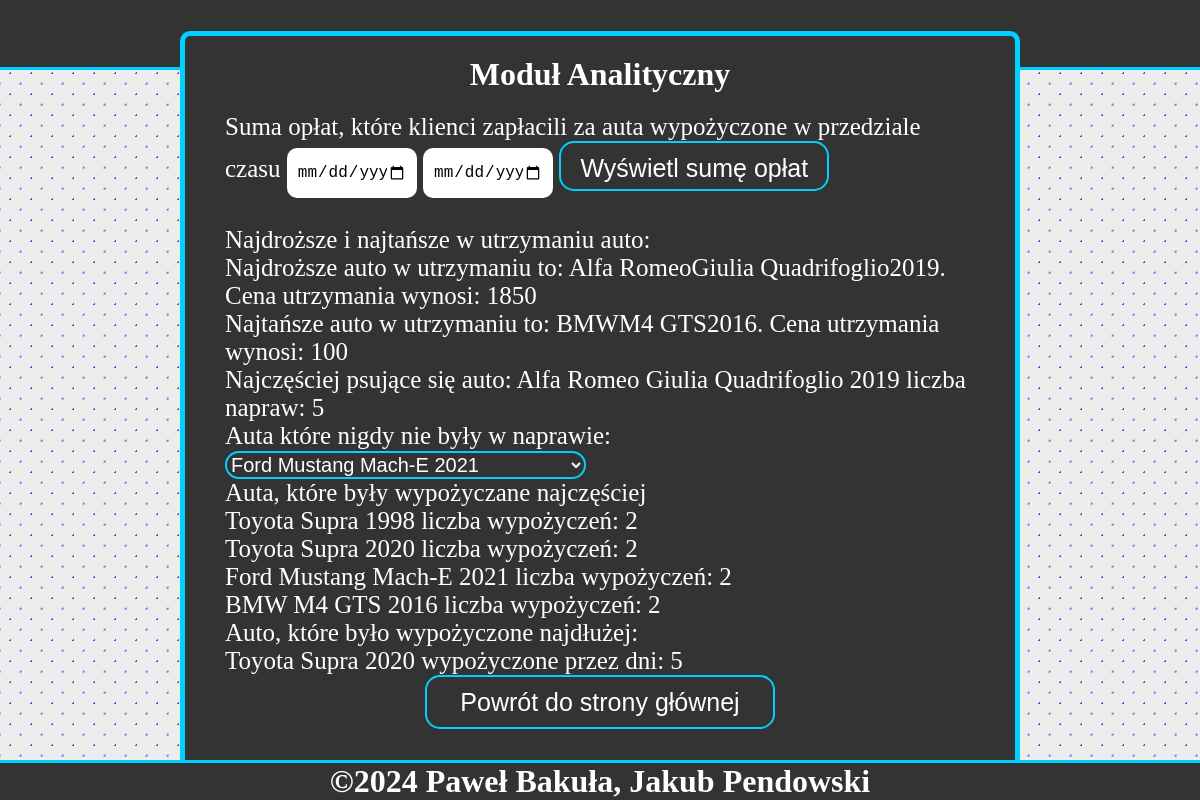
The app's page /modulanalityczny.php with its own data.
### tables this page shows
CREATE TABLE `marki` (
  `id_marka` int(11) NOT NULL,
  `Marka_nazwa` varchar(255) NOT NULL
);

CREATE TABLE `modele` (
  `id_model` int(11) NOT NULL,
  `Model_nazwa` varchar(255) NOT NULL,
  `id_marka` int(11) NOT NULL,
  `Model_rocznik` varchar(10) NOT NULL,
  `Model_pojemnosc_silnika` float DEFAULT NULL
);

CREATE TABLE `auta` (
  `id_auta` int(11) NOT NULL,
  `auto_vin` varchar(20) NOT NULL,
  `auto_kolor` varchar(50) DEFAULT NULL,
  `auto_stan` varchar(50) NOT NULL,
  `wypozyczenie_cena_na_dzien` int(11) NOT NULL,
  `id_model` int(11) NOT NULL
);

### modulanalityczny.php (the view, shortened to what this page needs)
<?php include("polaczenie_z_baza_danych.php"); ?>
<!DOCTYPE html>
<html>
<head>
    <link rel="stylesheet"  type="text/css" href="modul.css?v=1">
</head>
<body>
<header>
        <div class="container">
            <h1>Wypożyczalnia samochodów X-CARS</h1>
        </div>
</header>
<div class="centerdiv">
    <h1>Moduł Analityczny</h1>
    <div class="costma">
        <label>Suma opłat, które klienci zapłacili za auta wypożyczone w przedziale czasu</label>
        <input type="date" id="start_date" name="start_date" class="date">
        <input type="date" id="end_date" name="end_date" class="date">
        <button type="button" onclick="myfunc2()" class="button">Wyświetl sumę opłat</button>
         <br>
        <br>
        <label>Najdroższe i najtańsze w utrzymaniu auto:</label>
        <br>
        <label><?php
        $sql="WITH SumaKosztow AS (
    SELECT s.id_auta, SUM(u.Koszt_usterki) AS Suma_kosztów
    FROM serwisy s
    JOIN usterki u ON s.id_usterki = u.id_usterki
    GROUP BY s.id_auta)
SELECT id_auta, Suma_kosztów
FROM SumaKosztow
WHERE Suma_kosztów = (
SELECT MAX(Suma_kosztów)
FROM SumaKosztow);";
        $result = $conn->query($sql);
        if ($result->num_rows > 0) {
            while($row = $result->fetch_assoc()) {
        $id_max_car = $row["id_auta"];
        $suma_max=$row["Suma_kosztów"];
            }
        }
        $sql="WITH SumaKosztow AS ( SELECT s.id_auta, SUM(u.Koszt_usterki) AS Suma_kosztów FROM serwisy s JOIN usterki u ON s.id_usterki = u.id_usterki GROUP BY s.id_auta ) SELECT id_auta, Suma_kosztów FROM SumaKosztow WHERE Suma_kosztów = ( SELECT MIN(Suma_kosztów) FROM SumaKosztow ); " ;
        $result = $conn->query($sql);
        if ($result->num_rows > 0) {
            while($row = $result->fetch_assoc()) {
        $id_min_car = $row["id_auta"];
        $suma_min=$row["Suma_kosztów"];
            }
        }
        $sql="SELECT Auta.id_auta, Modele.Model_nazwa, Marki.Marka_nazwa, Modele.Model_rocznik
        FROM (Marki INNER JOIN Modele ON Marki.id_marka = Modele.id_marka)
        INNER JOIN Auta ON Modele.id_model = Auta.id_model WHERE (((Auta.id_auta)='$id_max_car') AND ((Modele.id_model)=Auta.id_model)
        AND ((Modele.id_marka)=Marki.id_marka)); " ;
        $result = $conn->query($sql);
        if ($result->num_rows > 0) {
            while($row = $result->fetch_assoc()) {
       echo '<label>Najdroższe auto w utrzymaniu to: '.$row["Marka_nazwa"].$row["Model_nazwa"].$row["Model_rocznik"].'. Cena utrzymania wynosi: '.$suma_max.'</label><br>';
            }
        }
        $sql="SELECT Auta.id_auta, Modele.Model_nazwa, Marki.Marka_nazwa, Modele.Model_rocznik
        FROM (Marki INNER JOIN Modele ON Marki.id_marka = Modele.id_marka)
        INNER JOIN Auta ON Modele.id_model = Auta.id_model WHERE (((Auta.id_auta)='$id_min_car') AND ((Modele.id_model)=Auta.id_model)
        AND ((Modele.id_marka)=Marki.id_marka)); " ;
        $result = $conn->query($sql);
        if ($result->num_rows > 0) {
            while($row = $result->fetch_assoc()) {
       echo 'Najtańsze auto w utrzymaniu to: '.$row["Marka_nazwa"].$row["Model_nazwa"].$row["Model_rocznik"].'. Cena utrzymania wynosi: '.$suma_min.'<br>';
            }
        }
        ?></label>
        <label>Najczęściej psujące się auto:</label>
        <label><?php
        $sql="SELECT a.id_auta,m.Marka_nazwa,mo.Model_nazwa,mo.Model_rocznik,COUNT(s.id_serwis) AS liczba_napraw
        FROM serwisy s JOIN auta a ON s.id_auta = a.id_auta JOIN modele mo ON a.id_model = mo.id_model
        JOIN marki m ON mo.id_marka = m.id_marka GROUP BY a.id_auta, m.Marka_nazwa, mo.Model_nazwa
        HAVING COUNT(s.id_serwis) = (SELECT MAX(liczba_napraw) FROM (SELECT COUNT(s2.id_serwis) AS liczba_napraw
        FROM serwisy s2 GROUP BY s2.id_auta) AS max_napraw);";
        $result = $conn->query($sql);
        if ($result->num_rows > 0) {
            while($row = $result->fetch_assoc()) {
        echo $row["Marka_nazwa"]." ".$row['Model_nazwa']." ".$row['Model_rocznik'] ." liczba napraw: ".$row['liczba_napraw'];
            }
        }
        ?></label>
        <br>
        <label>Auta które nigdy nie były w naprawie:</label>
        <br>
        <?php
        $sql="SELECT auta.id_auta,marki.Marka_nazwa,modele.Model_nazwa,modele.Model_rocznik FROM auta
    INNER JOIN modele ON auta.id_model = modele.id_model
    INNER JOIN marki ON modele.id_marka = marki.id_marka
    WHERE auta.id_auta NOT IN (SELECT serwisy.id_auta FROM serwisy)";
        $result = $conn->query($sql);
        echo "<select class='select1'>";
        if ($result->num_rows > 0) {
            while($row = $result->fetch_assoc()) {
       echo "<option>".$row["Marka_nazwa"]." ".$row['Model_nazwa']." ".$row['Model_rocznik']."</option>";
            }
        }
        echo "</select><br>";
        ?>
        <label>Auta, które były wypożyczane najczęściej</label>
        <br>
        <label><?php
        $sql="SELECT a.id_auta, m.Marka_nazwa,mo.Model_rocznik, mo.Model_nazwa, liczba_wypozyczen
        FROM ( SELECT a.id_auta, COUNT(wa.id_wypożyczenia) AS liczba_wypozyczen FROM wypożyczenia_auta wa
        JOIN auta a ON wa.id_auta = a.id_auta GROUP BY a.id_auta ) AS subquery
        JOIN auta a ON subquery.id_auta = a.id_auta JOIN modele mo ON a.id_model = mo.id_model
        JOIN marki m ON mo.id_marka = m.id_marka WHERE liczba_wypozyczen = ( SELECT MAX(liczba_wypozyczen)
        FROM ( SELECT COUNT(wa.id_wypożyczenia) AS liczba_wypozyczen FROM wypożyczenia_auta wa GROUP BY wa.id_auta ) AS max_subquery )";
        $result = $conn->query($sql);
        if ($result->num_rows > 0) {
            while($row = $result->fetch_assoc()) {
       echo $row["Marka_nazwa"]." ".$row['Model_nazwa']." ".$row['Model_rocznik'] ." liczba wypożyczeń: ".$row['liczba_wypozyczen']."<br>";
            }
        }
        ?></label>
        <label>Auto, które było wypożyczone najdłużej:</label>
        <br>
        <label><?php
        $sql="SELECT a.id_auta,m.Marka_nazwa,mo.Model_nazwa,mo.Model_rocznik,wypozyczone_przez_dni FROM (SELECT a.id_auta,SUM(DATEDIFF(w.data_oddania, w.data_wypożyczenia)) AS wypozyczone_przez_dni
        FROM wypożyczenia_auta wa JOIN auta a ON wa.id_auta = a.id_auta JOIN wypożyczenia w ON wa.id_wypożyczenia = w.id_wypożyczenia
        GROUP BY a.id_auta) AS subquery JOIN auta a ON subquery.id_auta = a.id_auta JOIN modele mo ON a.id_model = mo.id_model
        JOIN marki m ON mo.id_marka = m.id_marka WHERE wypozyczone_przez_dni = (SELECT
        MAX(wypozyczone_przez_dni) FROM (SELECT SUM(DATEDIFF(w.data_oddania, w.data_wypożyczenia)) AS wypozyczone_przez_dni
        FROM wypożyczenia_auta wa JOIN wypożyczenia w ON wa.id_wypożyczenia = w.id_wypożyczenia
        GROUP BY wa.id_auta ) AS max_subquery);";
        $result = $conn->query($sql);
        if ($result->num_rows > 0) {
            while($row = $result->fetch_assoc()) {
       echo $row["Marka_nazwa"]." ".$row['Model_nazwa']." ".$row['Model_rocznik'] ." wypożyczone przez dni: ".$row['wypozyczone_przez_dni'];
            }
        } ?></label>
        <br>
        <div class="button-container">
        <button type="button" class="button3"><a href="index.php">Powrót do strony głównej</a></button>
        </div>
    </div>
</div>
<footer>
<div class="container">
    <h1>&#169;2024 Paweł Bakuła, Jakub Pendowski</h1>
</div>
</footer>
</body>
</html>

### modul.css (style rules this page uses)
* { margin: 0; padding: 0; box-sizing: border-box; }
.centerdiv { display: inline-block; border: 5px solid #00d0ff; border-radius: 10px; margin-top: auto; margin-bottom: auto; vertical-align: middle; position: absolute; background-color: #333; padding: 20px 20px 15px 20px; top: 50%; left: 50%; transform: translate(-50%, -50%); -webkit-transform: translate(-50%, -50%); -moz-transform: translate(-50%, -50%); -ms-transform: translate(-50%, -50%); -o-transform: translate(-50%, -50%); color: white; width: 70%; min-width: 50%; }
.centerdiv h1 { text-align: center; }
body { margin: 0; padding: 0; }
header { background: #333; color: #fff; padding-top: 30px; min-height: 70px; border-bottom: #00d0ff 3px solid; }
.container { width: 90%; margin: 0 auto; overflow: hidden; text-align: center; }
.button-container { display: flex; justify-content: center; align-items: center; margin: 0px; }
.button { height: 50px; position: relative; background-color: #333; border: 2px solid #00d0ff; border-radius: 15px; font-size: 25px; color: #FFFFFF; width: 270px; padding: 0; line-height: 50px; margin: 0; text-align: center; -webkit-transition-duration: 0.4s; transition-duration: 0.4s; text-decoration: none; overflow: hidden; cursor: pointer; -webkit-border-radius: 15px; -moz-border-radius: 15px; -ms-border-radius: 15px; -o-border-radius: 15px; }
.button:after { content: ""; background: #90EE90; display: block; position: absolute; padding-top: 300%; padding-left: 350%; margin-left: -20px !important; margin-top: -120%; opacity: 0; transition: all 0.8s; }
footer { display: inline-block; background: #333; color: #fff; border-top: #00d0ff 3px solid; width: 100%; position: absolute; bottom: 0; left: 0; }
.date { font-size: 1rem; padding: 0 10px; border: none; border-radius: 10px; -webkit-border-radius: 10px; -moz-border-radius: 10px; -ms-border-radius: 10px; -o-border-radius: 10px; width: 130px; height: 50px; line-height: 50px; box-sizing: border-box; }
.costma { font-size: 25px; padding: 20px; }
body { background-image: radial-gradient(#474bff 1px, transparent 1px), radial-gradient(#474bff 1px, transparent 1px); background-size: 21px 21px; background-position: 0 0, 10.5px 10.5px; background-color: #ececec; }
a:link, a:visited, a:hover, a:active { text-decoration: none; color: #FFFFFF; }
.select1 { border: 2px solid #00d0ff; background-color: #333; color: #FFFFFF; border-radius: 15px; -webkit-border-radius: 15px; -moz-border-radius: 15px; -ms-border-radius: 15px; -o-border-radius: 15px; font-size: 20px; }
.button3 { position: relative; background-color: #333; border: 2px solid #00d0ff; border-radius: 15px; font-size: 25px; color: #FFFFFF; width: 350px; padding: 0; line-height: 50px; margin: 0; text-align: center; -webkit-transition-duration: 0.4s; transition-duration: 0.4s; text-decoration: none; overflow: hidden; cursor: pointer; -webkit-border-radius: 15px; -moz-border-radius: 15px; -ms-border-radius: 15px; -o-border-radius: 15px; }

### records on screen
marki: Marka_nazwa "Alfa Romeo", modele.Model_nazwa "Giulia Quadrifoglio", modele.Model_rocznik "2019", suma_max "1850"
marki: Marka_nazwa "BMW", modele.Model_nazwa "M4 GTS", modele.Model_rocznik "2016", suma_min "100"
auta: marki.Marka_nazwa "Alfa Romeo", id_model.Model_nazwa "Giulia Quadrifoglio", id_model.Model_rocznik "2019", liczba_napraw "5"
auta: marki.Marka_nazwa "Toyota", id_model.Model_nazwa "Supra", id_model.Model_rocznik "1998", liczba_wypozyczen "2"
auta: marki.Marka_nazwa "Toyota", id_model.Model_nazwa "Supra", id_model.Model_rocznik "2020", liczba_wypozyczen "2", wypozyczone_przez_dni "5"
auta: marki.Marka_nazwa "Ford", id_model.Model_nazwa "Mustang Mach-E", id_model.Model_rocznik "2021", liczba_wypozyczen "2"
auta: marki.Marka_nazwa "BMW", id_model.Model_nazwa "M4 GTS", id_model.Model_rocznik "2016", liczba_wypozyczen "2"

### other values on screen
form field value "Ford Mustang Mach-E 2021"
